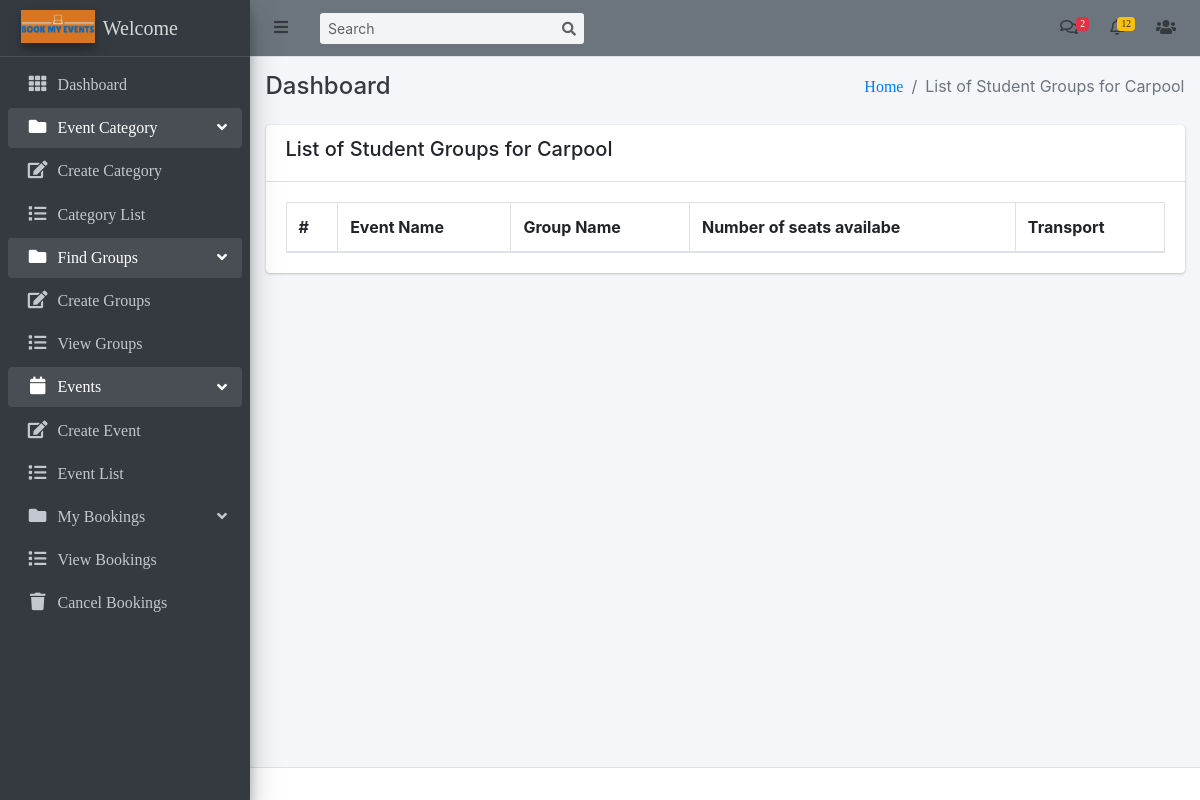
Before: /events/view-groups/ (signed in) with the older database file.
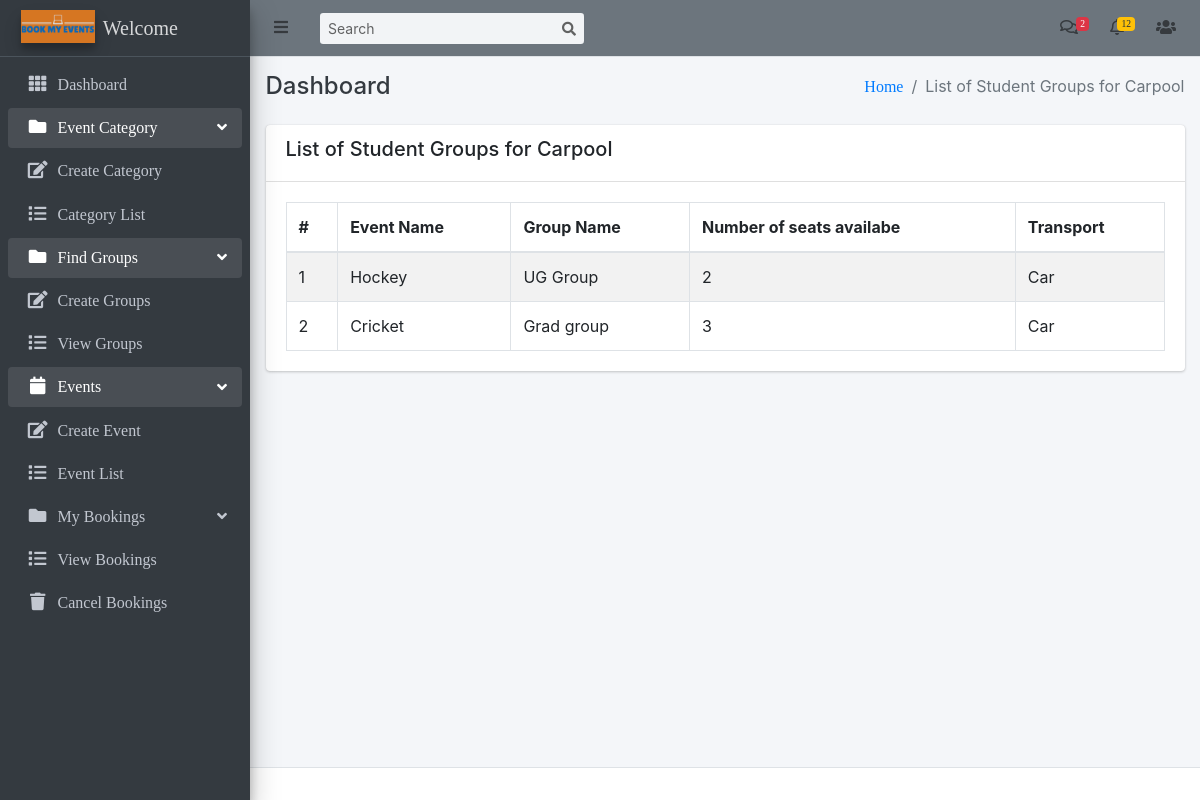
After: the same page with the newer database file.
### events/models.py (models this page shows, shortened)
class StudentGroup(models.Model):
    event = models.ForeignKey(Event, on_delete=models.CASCADE)
    groupname = models.CharField(max_length=255)
    numavail = models.PositiveIntegerField()
    transport = models.CharField(max_length=255)

class Event(models.Model):
    category = models.ForeignKey(EventCategory, on_delete=models.CASCADE)
    name = models.CharField(max_length=255, unique=True)
    ufid = models.PositiveIntegerField(unique=True)
    description = RichTextUploadingField()
    select_scheduled_status = (
        ('yet to scheduled', 'Yet to Scheduled'),
        ('scheduled', 'Scheduled')
    )
    scheduled_status = models.CharField(max_length=25, choices=select_scheduled_status)
    venue = models.CharField(max_length=255)
    start_date = models.DateField()
    end_date = models.DateField()
    location = models.CharField(max_length=255)
    maximum_attende = models.PositiveIntegerField()
    num_tickets_available = models.PositiveIntegerField(default=0)
    created_user = models.ForeignKey('auth.User', on_delete=models.CASCADE, blank=True, null=True, related_name='event_created_user')
    updated_user = models.ForeignKey('auth.User', on_delete=models.CASCADE, blank=True, null=True, related_name='event_updated_user')
    created_date = models.DateField(auto_now_add=True)
    updated_date = models.DateField(auto_now_add=True)
    status_choice = (
        ('disabled', 'Disabled'),
        ('active', 'Active'),
        ('deleted', 'Deleted'),
        ('time out', 'Time Out'),
        ('completed', 'Completed'),
        ('cancel', 'Cancel'),
    )
    status = models.CharField(choices=status_choice, max_length=10)
    def __str__(self):
        return self.name

### events/views.py (the view)
# urls.py: path('view-groups/', ViewGroupsListView.as_view(), name='view-groups'),
class ViewGroupsListView(LoginRequiredMixin, ListView):
    model = StudentGroup
    fields = ['event','groupname','numavail','transport']
    template_name = 'events/view_groups.html'
    context_object_name = 'view_groups'
    def get_queryset(self):
        current_user = self.request.user
        print(current_user)
        return StudentGroup.objects.all()

### templates/events/view_groups.html (shortened to what this page needs)
{% extends 'base/base.html' %} {% block title %}Event Category List{% endblock title %} {% block breadcrumb %}List of Student Groups for Carpool{% endblock breadcrumb %} {% block content %}
<div class="row">
    <div class="col-md-12">
        <div class="card">
            <div class="card-header">
                <div class="row">
                    <div class="col-md-5">
                        <h5>List of Student Groups for Carpool</h5>
                    </div>
                    <div class="col-md-7">
                    </div>
                </div>
            </div>
            <div class="card-body">
                <table class="table table-striped table-bordered datatable dataTable no-footer" id="DataTables_Table_0" role="grid" aria-describedby="DataTables_Table_0_info" style="border-collapse: collapse !important">
                    <thead>
                        <tr role="row">
                            <th>#</th>
                            <th>Event Name</th>
                            <th>Group Name</th>
                            <th>Number of seats availabe</th>
                            <th>Transport</th>
                        </tr>
                    </thead>
                    <tbody>
                        {% for group in view_groups %}
                        <tr>
                            <td>{{ forloop.counter }}</td>
                            <td>{{ group.event }}</td>
                            <td>{{ group.groupname }}</td>
                            <td>{{ group.numavail }}</td>
                            <td>{{ group.transport }}</td>
                        </tr>
                        {% endfor %}
                    </tbody>
                </table>
            </div>
        </div>
    </div>
</div>
{% endblock content %}

Changed rows visible on the page:
added StudentGroup: event "Hockey", groupname "UG Group", numavail "2", transport "Car"
added StudentGroup: event "Cricket", groupname "Grad group", numavail "3", transport "Car"
